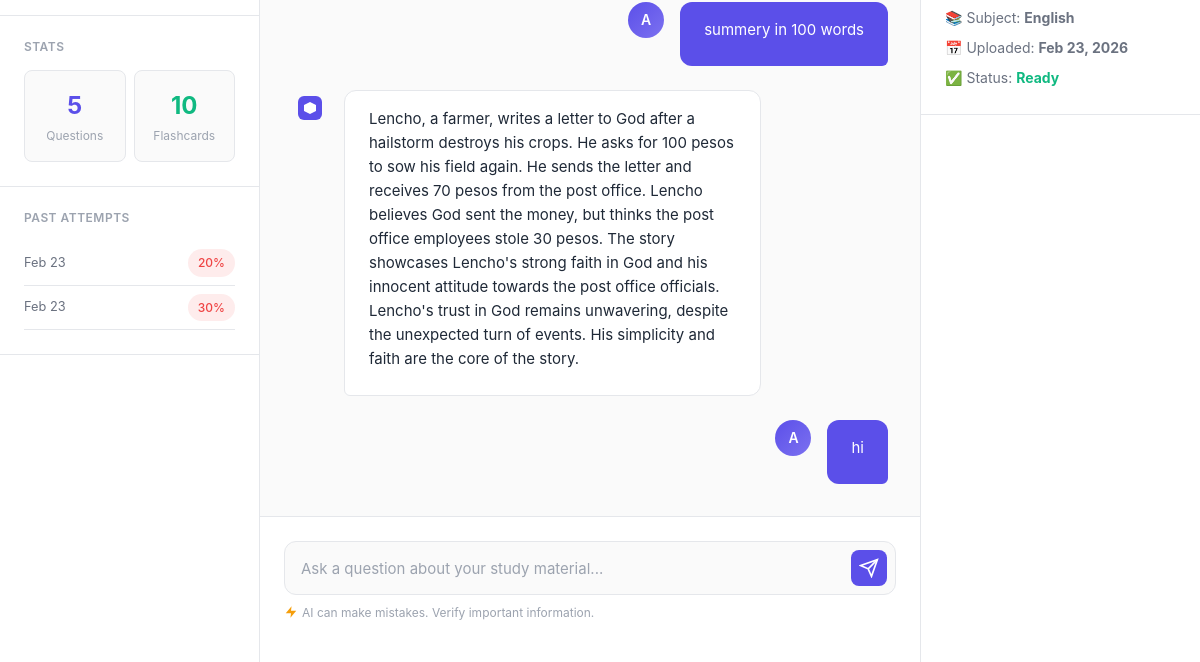
Before: /material/2/ (signed in, lower part) with the older database file.
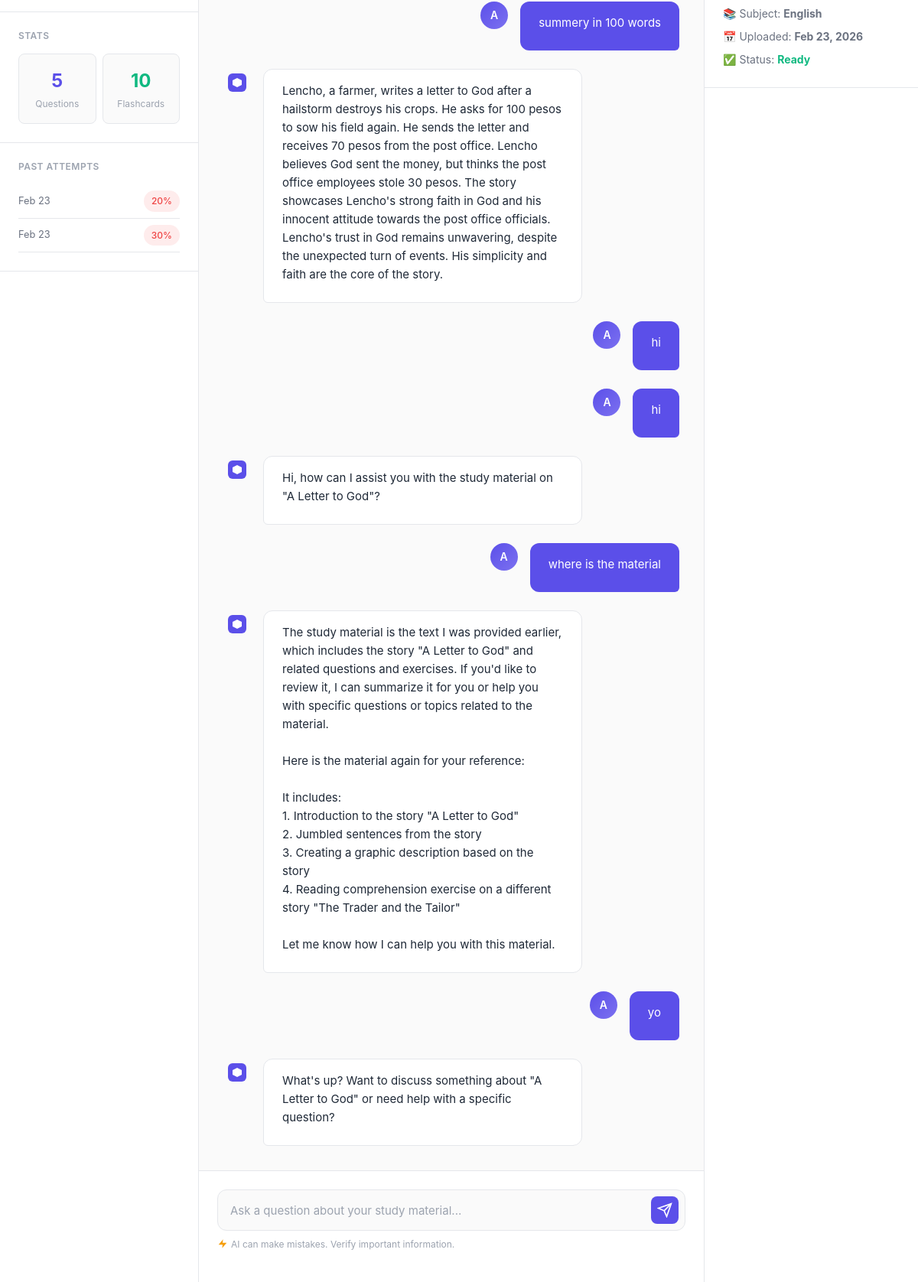
After: the same page with the newer database file.
### progress/models.py (models this page shows)
class QuizAttempt(models.Model):
    user = models.ForeignKey(User, on_delete=models.CASCADE)
    material = models.ForeignKey(StudyMaterial, on_delete=models.CASCADE)
    score = models.IntegerField(default=0)
    total_questions = models.IntegerField(default=0)
    attempted_at = models.DateTimeField(auto_now_add=True)
    def percentage(self):
        if self.total_questions == 0:
            return 0
        return round((self.score / self.total_questions) * 100)

### materials/models.py (models this page shows)
class ChatMessage(models.Model):
    material = models.ForeignKey(StudyMaterial, on_delete=models.CASCADE)
    user = models.ForeignKey(User, on_delete=models.CASCADE)
    role = models.CharField(max_length=10)
    content = models.TextField()
    created_at = models.DateTimeField(auto_now_add=True)
    class Meta:
        ordering = ['created_at']

### materials/views.py (the view)
# urls.py: path('material/<int:pk>/', views.material_detail, name='material_detail'),
@login_required
def material_detail(request, pk):
    material = get_object_or_404(StudyMaterial, pk=pk, user=request.user)
    questions = Question.objects.filter(material=material)
    flashcards = Flashcard.objects.filter(material=material)
    attempts = QuizAttempt.objects.filter(user=request.user, material=material).order_by('-attempted_at')
    chat_history = ChatMessage.objects.filter(material=material, user=request.user)
    mat_files = material.files.all()
    return render(request, 'materials/detail.html', {
        'material': material,
        'questions': questions,
        'flashcards': flashcards,
        'attempts': attempts,
        'chat_history': chat_history,
        'mat_files': mat_files,
    })

### templates/materials/detail.html (shortened to what the changed rows need)
{% load static %}
<!DOCTYPE html>
<html lang="en">
<head>
    <link rel="stylesheet" href="{% static 'css/base.css' %}">
    <link rel="stylesheet" href="{% static 'css/components.css' %}">
    <link rel="stylesheet" href="{% static 'css/study-session.css' %}">
</head>
<body>
    <div class="session-container">
        <aside class="sidebar left-sidebar" id="leftSidebar">
            {% if attempts %}
            <div class="sidebar-section">
                {% for attempt in attempts %}
                <div style="display:flex;justify-content:space-between;align-items:center;padding:0.5rem 0;border-bottom:1px solid var(--border);">
                    <span style="font-size:0.8rem;color:var(--text-secondary);">{{ attempt.attempted_at|date:"M d" }}</span>
                    <span class="badge {% if attempt.percentage >= 70 %}badge-success{% elif attempt.percentage >= 40 %}badge-warning{% else %}badge-error{% endif %}">{{ attempt.percentage }}%</span>
                </div>
                {% endfor %}
            </div>
            {% endif %}
        </aside>
        <main class="main-panel">
            <div class="chat-container">
                <div class="chat-messages" id="chatMessages">
                    {% for msg in chat_history %}
                    <div class="message {% if msg.role == 'user' %}user-message{% else %}assistant-message{% endif %}">
                        {% if msg.role == 'user' %}
                        <div class="message-content">
                            <div class="message-text"><p>{{ msg.content }}</p></div>
                        </div>
                        <div class="message-avatar user-avatar">
                            <span>{{ request.user.username|first|upper }}</span>
                        </div>
                        {% else %}
                        <div class="message-avatar">
                            <svg width="24" height="24" viewBox="0 0 24 24" fill="none">
                                <rect width="24" height="24" rx="6" fill="#5B4FE9"/>
                                <path d="M12 6L18 9V15L12 18L6 15V9L12 6Z" fill="white"/>
                            </svg>
                        </div>
                        <div class="message-content">
                            <div class="message-text"><p>{{ msg.content|linebreaksbr }}</p></div>
                        </div>
                        {% endif %}
                    </div>
                    {% endfor %}
                </div>
            </div>
        </main>
    </div>
</body>
</html>

Changed rows visible on the page:
added ChatMessage: content "hi", {{ request.user.username|first|upper }} "A"
added ChatMessage: content "Hi, how can I assist you with the study material on \"A Letter to God\"?"
added ChatMessage: content "where is the material", {{ request.user.username|first|upper }} "A"
added ChatMessage: content "The study material is the text I was provided earlier, which includes the story \"A Letter to God\" and related questions and exercises. If you'd like to review it, I can summarize it for you or help you with specific questions or topics related to the material. Here is the material again for your reference: It includes: 1. Introduction to the story \"A Letter to God\" 2. Jumbled sentences from the story 3. Creating a graphic description based on the story 4. Reading comprehension exercise on a different story \"The Trader and the Tailor\" Let me know how I can help you with this material."
added ChatMessage: content "yo", {{ request.user.username|first|upper }} "A"
added ChatMessage: content "What's up? Want to discuss something about \"A Letter to God\" or need help with a specific question?"
